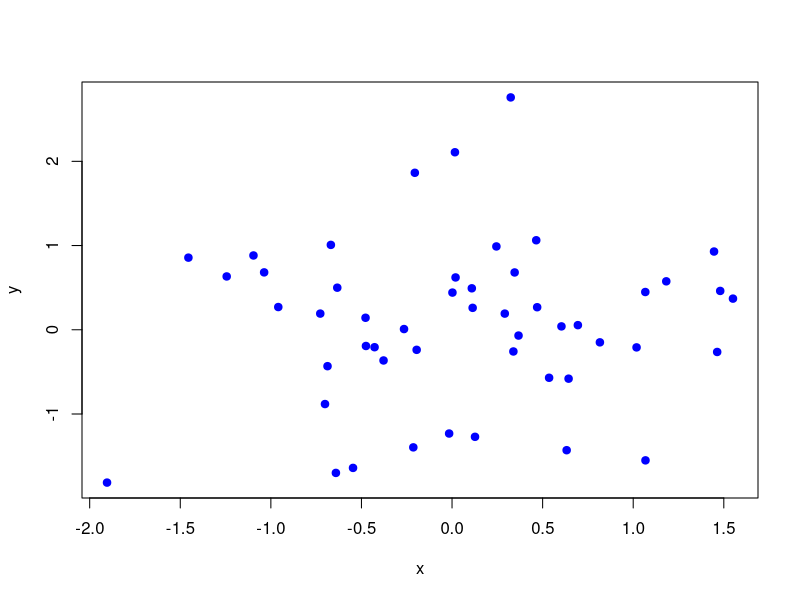
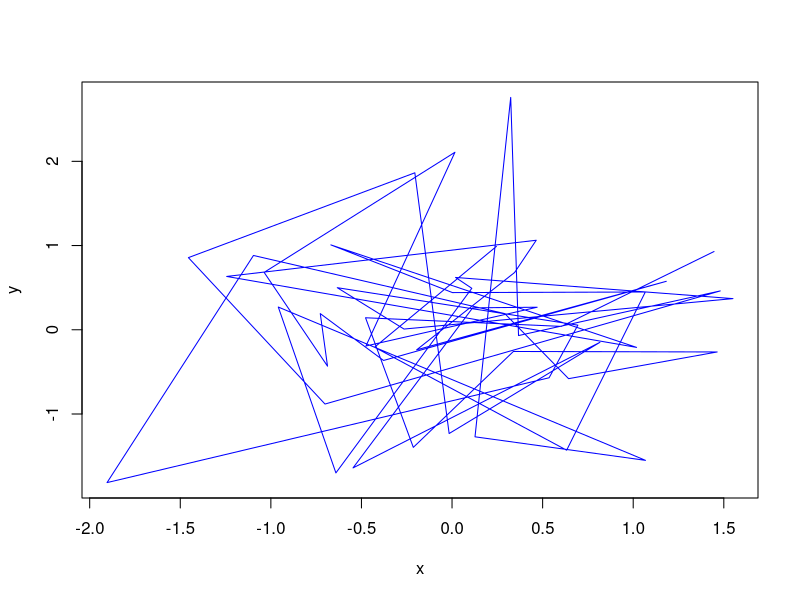

The R source for these figures, in order: (Note: this script raises an error after producing the figures.)
# Author: Welifer Lebron  Vicente
# Student and Research Assistant at Universidad Autónoma de Santo Domingo (UASD).
# Date: January, 2021.

### Bibliography: Hands-On Spatial Data Analysis with R and QGIS 3.2.2. (Islam S., 2018).

### PRACTICE WITH R, ESSENTIAL KNOLEDGE FOR CODING.

## PLOTTING IN R.

# We can make simple plot using the "plot()" function. Now we we will simulate 50 values from a normal distribution using rnorm() and assign these to "x" and similarly generate and assign 50 normally distributed values to "y". We can plot these values i the following way:

x = rnorm(50)
y = rnorm(50)
# pch = 19 stands for filled dot
plot(x,y,pch = 19, col= 'blue')

# We can also generate a line plot type of graph by adding 'type=l' inside 'plot()'.
plot(x,y,pch = 19, col= 'blue', type = "l")

# Now we'll look at a very strong graphical library called 'ggplot2' (Wickham H.). Let's have a look at the 'all_prices' data frame, for this example:

str(all_prices)

#We've got to install and load (we always load packages at the beginning of the script) 'ggplot2'.

install.packages("ggplot2")
library(ggplot2)

# Naming axis. "aes()" stands for aesthetics, inside it we define both 'x' and 'y' axis with variable names.

ggplot(all_prices, aes(x = items, y = jan_price)) +
  geom_point()

# We can also compute and mark the prices in January.

ggplot(all_prices, aes(x=items, y=jan_price)) +
  geom_point() +
  geom_point(stat = "summary", fun.y = "mean", colour = "red", size = 3)

# Plotting the price of January against the price of June and make separate plots using facet_grid(. ~ items).

ggplot(all_prices, aes(x=jan_price, y=june_price)) +
  geom_point() +
  facet_grid(. ~ items)

# We also can add a linear model fit by using a `start_smooth()` layer:

ggplot(all_prices, aes(x=jan_price, y=june_price)) +
  geom_point() +
  facet_grid(. ~ items) +
  # se = TRUE inside stat_smooth() shows confidence interval.
  stat_smooth(method = "lm", se = TRUE, col= "red")
